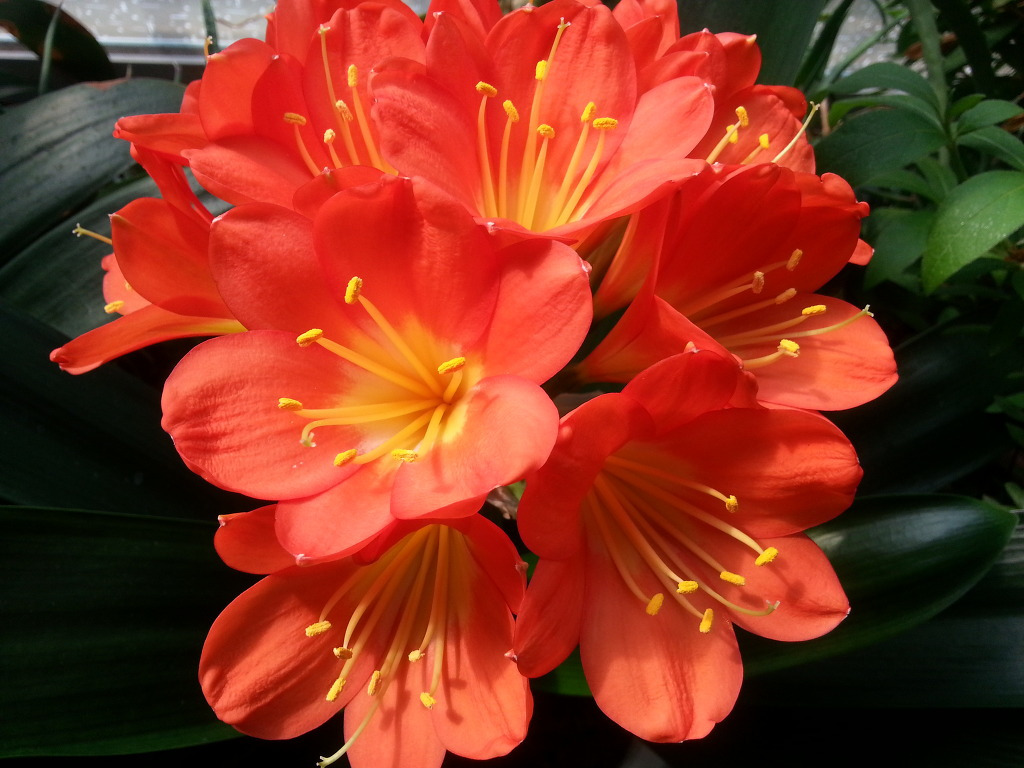
#> input picture src/flower1.jpg, 1024 x 768 px
$ jupyter execute 'Fourier Transform.ipynb'
#> lines starting #> are read from the running program, lines starting #| are printed output that depends on the picture; after the words box and inside, x2 and y2 are one past the last pixel; in counts of white or black regions, pixels touching at a corner belong together
[cell 1]
import cv2
import numpy as np
import matplotlib.pyplot as plt

# Fourier Transform
- 이미지에 적용시, 밝기 변화가 큰 부분은 고주파, 변환이 적은 곳은 저주파로 표현
- 즉 이미지 경계선은 고주파, 배경은 저주파
- 배경과 경계선 중 원하는 것을 남기기 위해서 image -> FT -> 주파수 제거 -> image

[cell 2]
# with numpy
img = cv2.imread('src/flower1.jpg')
#> img is the input picture: shape (768, 1024, 3); mean B, G, R 32.3, 52.2, 135.2
img = cv2.cvtColor(img, cv2.COLOR_BGR2RGB)
gray = cv2.cvtColor(img, cv2.COLOR_RGB2GRAY)
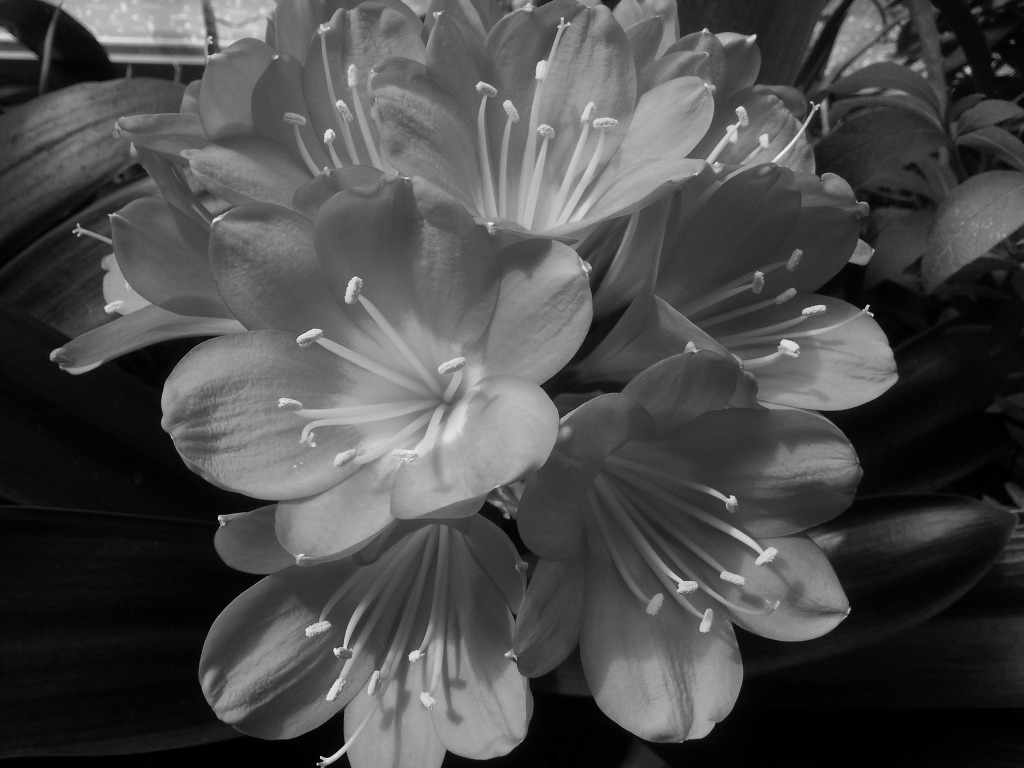
#> gray: shape (768, 1024); min 0, max 240, mean 74.8

##fft
f = np.fft.fft2(gray)
fshift = np.fft.fftshift(f) # 저주파를 중앙으로 shift
magnitude_spectrum = 20 * np.log(np.abs(fshift)) # spectrum
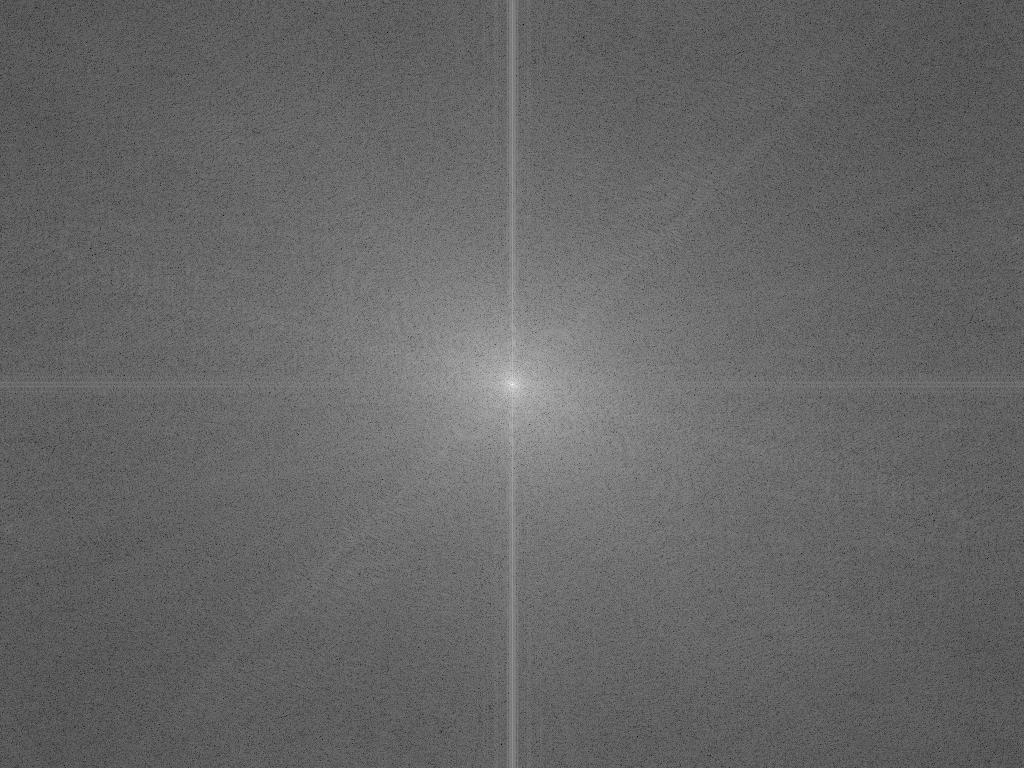
#> magnitude_spectrum: shape (768, 1024) float64; min 24.26, max 357.8, mean 158.6; drawn with min black and max white

rows,cols = gray.shape
#> rows = 768; cols = 1024
c_row, c_col = rows//2, cols//2 # center coord
#> c_row = 384; c_col = 512

d = 10
fshift[c_row - d: c_row +d, c_col - d : c_col + d] = 1 # 중앙 20 pixel값을 1로 변환 : 저주파 제거(배경)

##Inverse_fft
f_ishift = np.fft.ifftshift(fshift)
img_back = np.fft.ifft2(f_ishift)
img_back = np.abs(img_back)
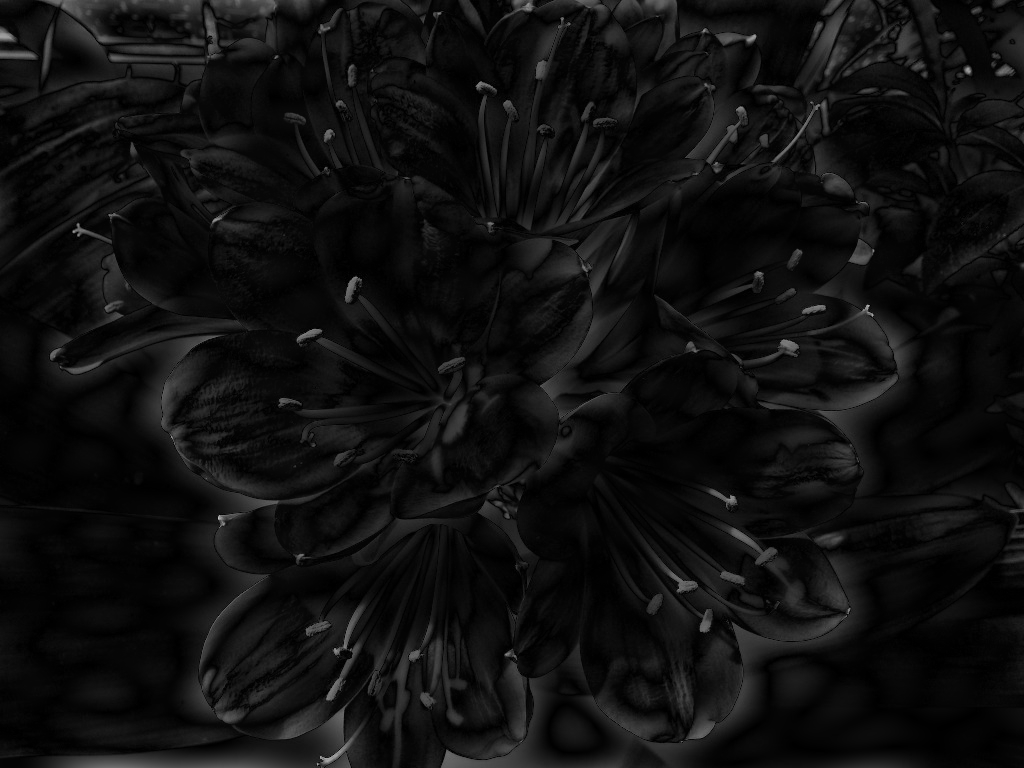
#> img_back: shape (768, 1024) float64; min 0.00583, max 197.4, mean 16.2

img_new = np.uint8(img_back)
ret, thresh = cv2.threshold(img_new, 20, 255, cv2.THRESH_BINARY_INV)
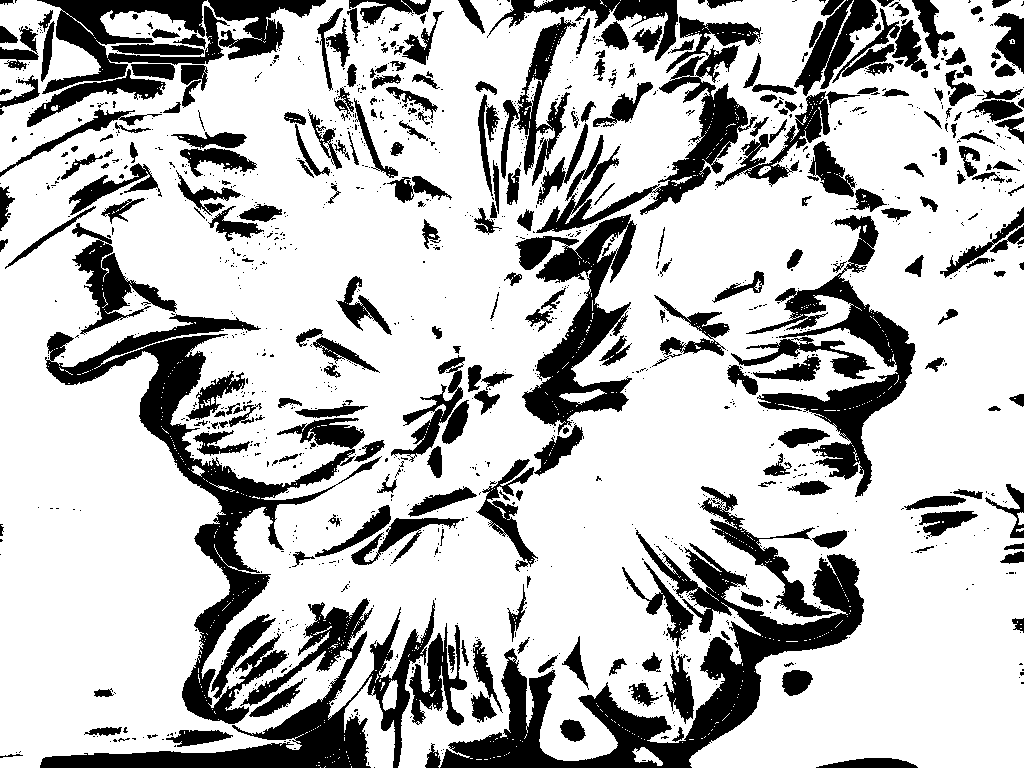
#> thresh: shape (768, 1024); 74.5% white; 1303 black regions (1023 under 20 px), largest, box (x1, y1, x2, y2) and area: (440, 530, 864, 768) 23083, (45, 314, 382, 724) 22320, (40, 598, 435, 768) 15166

plt.figure(figsize = (20,12))
plt.subplot(221),plt.imshow(gray, cmap = 'gray')
plt.title('Input Image'), plt.xticks([]), plt.yticks([])

plt.subplot(222),plt.imshow(magnitude_spectrum, cmap = 'gray')
plt.title('Spectrum'), plt.xticks([]), plt.yticks([])

plt.subplot(223),plt.imshow(img_back, cmap = 'gray')
plt.title('FT'), plt.xticks([]), plt.yticks([])

plt.subplot(224),plt.imshow(thresh, cmap = 'gray')
plt.title('Threshold With FT'), plt.xticks([]), plt.yticks([])
plt.show()

[cell 3]
# with opencv
# remove high freq.
img = cv2.imread('src/flower1.jpg',0)
#> img: shape (768, 1024); min 0, max 245, mean 74.8
dft = cv2.dft(np.float32(img), flags = cv2.DFT_COMPLEX_OUTPUT)

dft_shift = np.fft.fftshift(dft)
magnitude_spectrum = 20 * np.log(cv2.magnitude(dft_shift[:,:,0], dft_shift[:,:,1]))

rows, cols = img.shape
c_row, c_col = rows//2, cols//2

d = 60
mask = np.zeros((rows,cols,2), np.uint8)
mask[c_row - d : c_row + d, c_col - d : c_col + d] = 1
fshift = dft_shift * mask
f_ishift = np.fft.ifftshift(fshift)
img_back = cv2.idft(f_ishift)
img_back = cv2.magnitude(img_back[:,:,0],img_back[:,:,1])
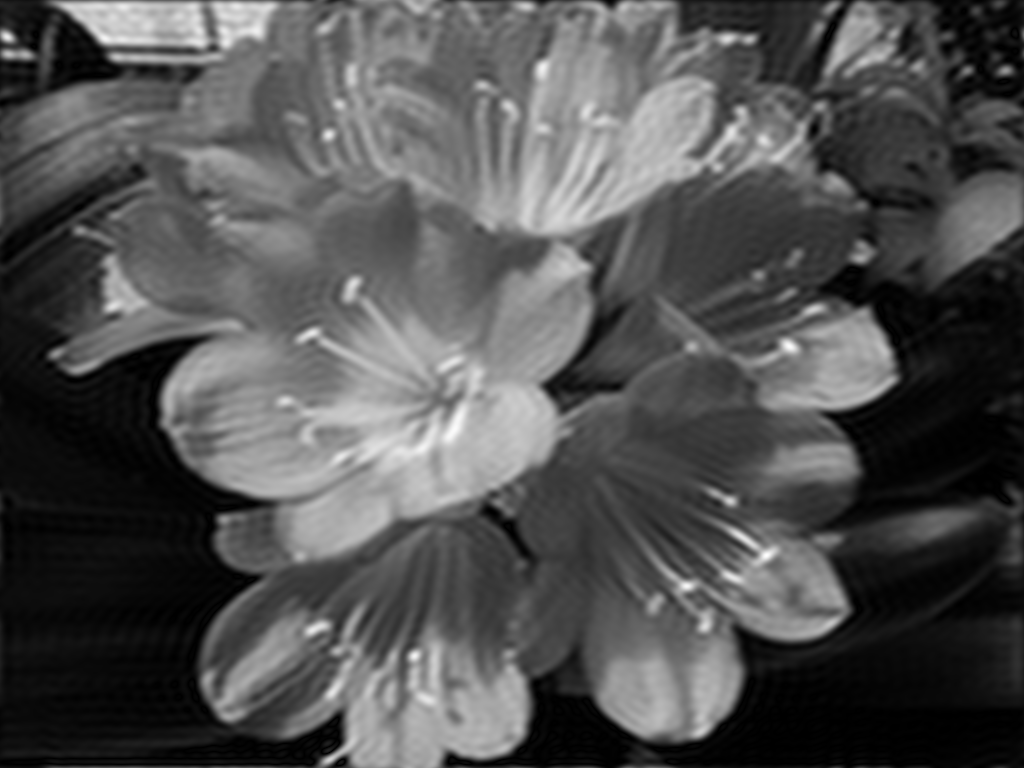
#> img_back: shape (768, 1024) float32; min 4794.7, max 183839920, mean 58911408; drawn with min black and max white

plt.figure(figsize = (20,12))
plt.subplot(121),plt.imshow(img, cmap = 'gray')
plt.title('Input Image'), plt.xticks([]), plt.yticks([])
plt.subplot(122),plt.imshow(img_back, cmap = 'gray')
plt.title('FT'), plt.xticks([]), plt.yticks([])
plt.show()

$ run again, with src/flower2.jpg copied over src/flower1.jpg
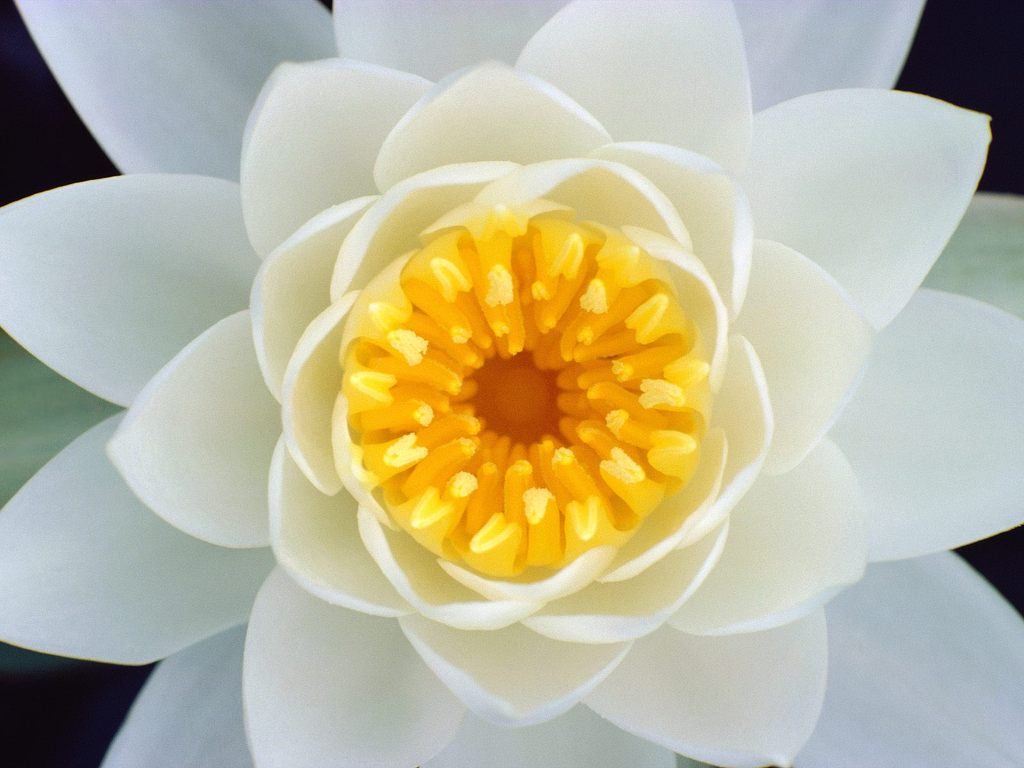
#> input picture src/flower2.jpg, 1024 x 768 px
#> img is the input picture: shape (768, 1024, 3); mean B, G, R 158.5, 184.1, 188.1
#> `img_back = np.abs(img_back)`:
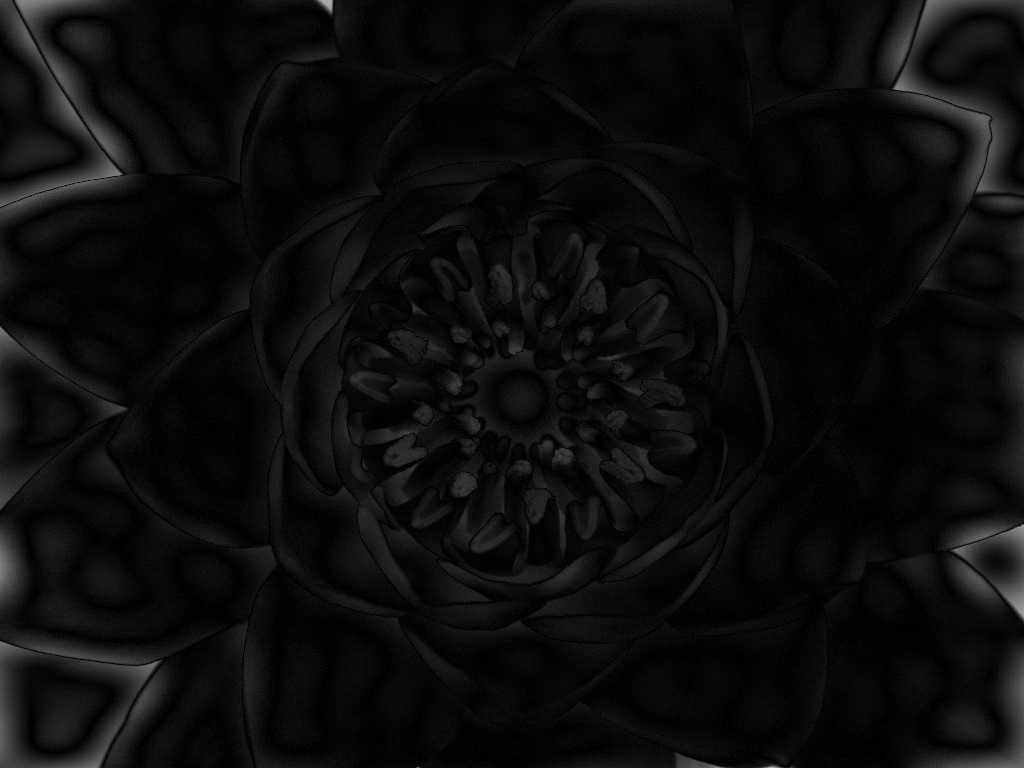
#> img_back: shape (768, 1024) float64; min 0.0136, max 173.9, mean 12.6
#> `ret, thresh = cv2.threshold(img_new, 20, 255, cv2.THRESH_BINARY_INV)`:
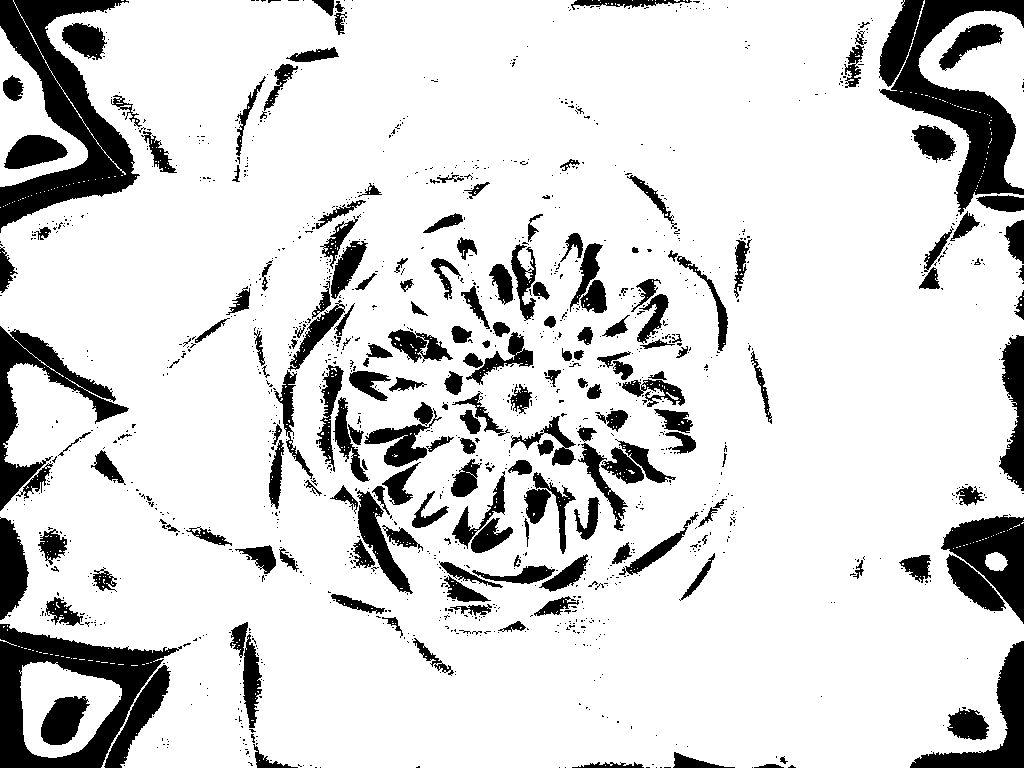
#> thresh: shape (768, 1024); 84.3% white; 1359 black regions (1163 under 20 px), largest, box (x1, y1, x2, y2) and area: (0, 0, 140, 233) 12497, (879, 0, 1024, 215) 11555, (0, 624, 182, 768) 9830

$ run again, with src/apple.jpg copied over src/flower1.jpg
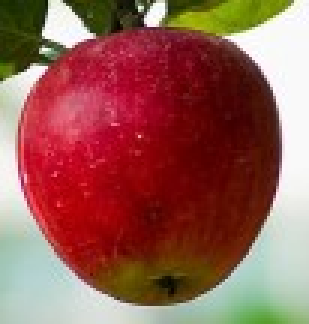
#> input picture src/apple.jpg, 103 x 108 px (shown 3 times larger)
#> img is the input picture: shape (108, 103, 3); mean B, G, R 83.7, 93.2, 150.6
#> `ret, thresh = cv2.threshold(img_new, 20, 255, cv2.THRESH_BINARY_INV)`:
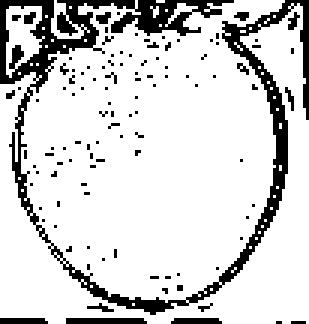
#> thresh: shape (108, 103) (shown 3 times larger); 82.9% white; 111 black regions (107 under 20 px), largest, box (x1, y1, x2, y2) and area: (0, 0, 103, 105) 1513, (22, 106, 49, 108) 53, (57, 106, 74, 108) 32, (0, 106, 16, 108) 31
#> `img_back = cv2.magnitude(img_back[:,:,0],img_back[:,:,1])`:
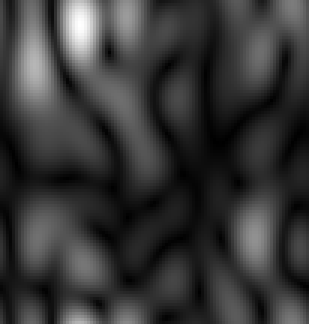
#> img_back: shape (108, 103) float32 (shown 3 times larger); min 6.24, max 13448.5, mean 2917.2; drawn with min black and max white

$ run again, with src/apple2.jpg copied over src/flower1.jpg
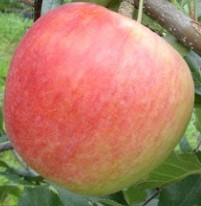
#> input picture src/apple2.jpg, 201 x 206 px
#> img is the input picture: shape (206, 201, 3); mean B, G, R 101.4, 125.7, 179
#> `img_back = np.abs(img_back)`:
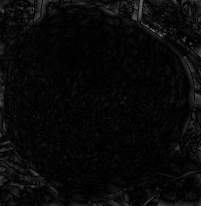
#> img_back: shape (206, 201) float64; min 0.0173, max 119.8, mean 9.1
#> `ret, thresh = cv2.threshold(img_new, 20, 255, cv2.THRESH_BINARY_INV)`:
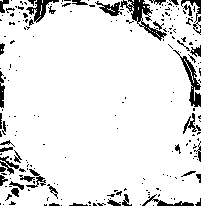
#> thresh: shape (206, 201); 90.2% white; 216 black regions (171 under 20 px), largest, box (x1, y1, x2, y2) and area: (120, 0, 167, 41) 502, (173, 50, 201, 107) 391, (26, 0, 59, 23) 255
